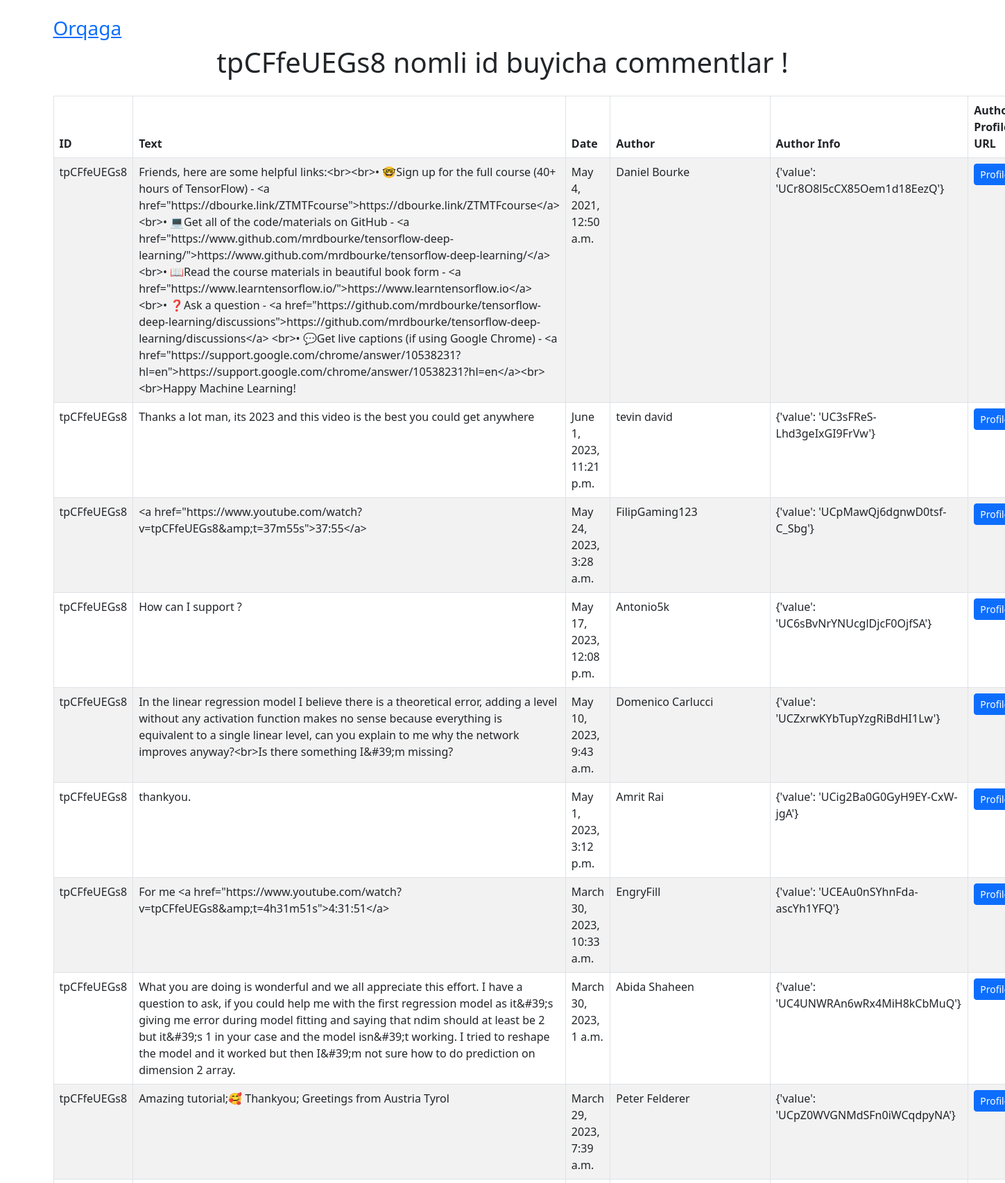
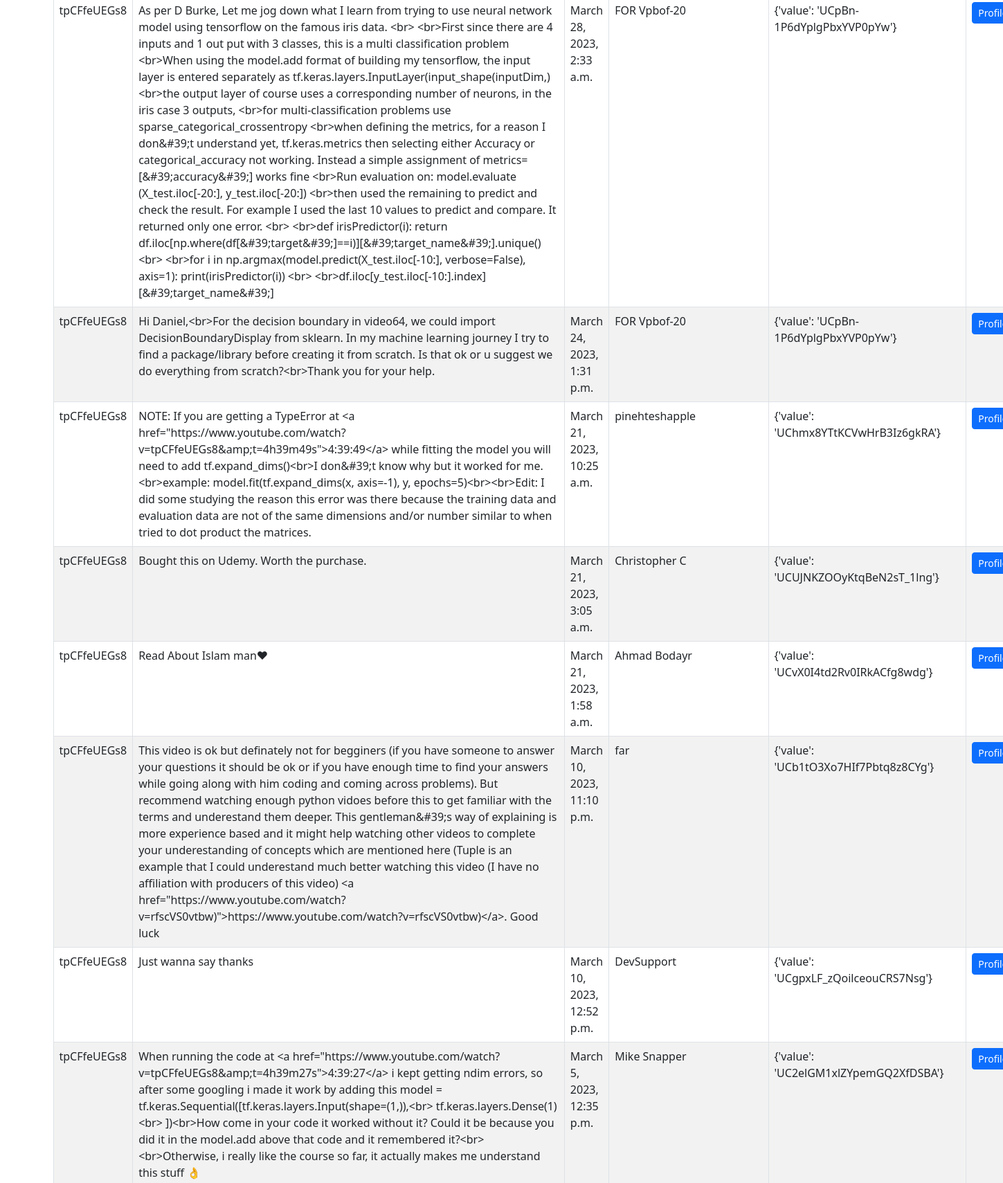
/comment/5/ (upper part), run on the app's committed database (2 pictures, top to bottom).
### youtube/models.py (models this page shows, shortened)
class YouTobeModel(models.Model):
    video_id = models.CharField(max_length=100, unique=True, db_index=True)
    channelTitle = models.CharField(max_length=1000)
    title = models.CharField(max_length=1000)
    viewCount = models.IntegerField()
    description = models.TextField()

class Comment(models.Model):
    text_id = models.TextField()
    text = models.TextField()
    date = models.DateTimeField()
    author = models.CharField(max_length = 1000)
    author_info = models.CharField(max_length=1000)
    author_profile_url = models.URLField()

### youtube/views.py (the view)
# urls.py: path('comment/<int:pk>/', comment, name='comment'),
def comment(request, pk):
    comment_obj = get_object_or_404(YouTobeModel, pk=pk)
    video_id = comment_obj.video_id
    comments = Comment.objects.filter(text_id=video_id)
    return render(request, 'comment.html', {'video_id': video_id, 'comments': comments})

### youtube/templates/comment.html (shortened to what this page needs)
<!DOCTYPE html>
<html lang="en">
<head>
    <link rel="stylesheet" href="https://cdn.jsdelivr.net/npm/bootstrap@5.3.0/dist/css/bootstrap.min.css">
</head>
<body>
    <div class="container">
        <h3 class="mt-4"> <a href="{% url 'home' %}">Orqaga</a></h3>
        <h1 style="text-align: center;">{{ video_id }} nomli id buyicha commentlar !</h1>
        <table class="table table-striped table-bordered mt-4">
            <thead class="thead-dark">
                <tr>
                    <th scope="col">ID</th>
                    <th scope="col">Text</th>
                    <th scope="col">Date</th>
                    <th scope="col">Author</th>
                    <th scope="col">Author Info</th>
                    <th scope="col">Author Profile URL</th>
                </tr>
            </thead>
            <tbody>
                {% for comment in comments %}
                <tr>
                    <td>{{ comment.text_id }}</td>
                    <td>{{ comment.text }}</td>
                    <td>{{ comment.date }}</td>
                    <td>{{ comment.author }}</td>
                    <td>{{ comment.author_info }}</td>
                    <td><a href="{{ comment.author_profile_url }}" class="btn btn-primary btn-sm">Profile</a></td>
                </tr>
                {% endfor %}
            </tbody>
        </table>
    </div>
</body>
</html>

### data on the page
YouTobeModel: video "tpCFfeUEGs8"
Comment: text_id "tpCFfeUEGs8", text "Friends, here are some helpful links:<br><br>• 🤓Sign up for the full course (40+ hours of TensorFlow) - <a href=\"https://dbourke.link/ZTMTFcourse\">https://dbourke.link/ZTMTFcourse</a> <br>• 💻Get all of the code/materials on GitHub - <a href=\"https://www.github.com/mrdbourke/tensorflow-deep-learning/\">https://www.github.com/mrdbourke/tensorflow-deep-learning/</a><br>• 📖Read the course materials in beautiful book form - <a href=\"https://www.learntensorflow.io/\">https://www.learntensorflow.io</a><br>• ❓Ask a question - <a href=\"https://github.com/mrdbourke/tensorflow-deep-learning/discussions\">https://github.com/mrdbourke/tensorflow-deep-learning/discussions</a> <br>• 💬Get live captions (if…", date "May 4, 2021, 12:50 a.m.", author "Daniel Bourke", author_info "{'value': 'UCr8O8l5cCX85Oem1d18EezQ'}"
Comment: text_id "tpCFfeUEGs8", text "Thanks a lot man, its 2023 and this video is the best you could get anywhere", date "June 1, 2023, 11:21 p.m.", author "tevin david", author_info "{'value': 'UC3sFReS-Lhd3geIxGI9FrVw'}"
Comment: text_id "tpCFfeUEGs8", text "<a href=\"https://www.youtube.com/watch?v=tpCFfeUEGs8&amp;t=37m55s\">37:55</a>", date "May 24, 2023, 3:28 a.m.", author "FilipGaming123", author_info "{'value': 'UCpMawQj6dgnwD0tsf-C_Sbg'}"
Comment: text_id "tpCFfeUEGs8", text "How can I support ?", date "May 17, 2023, 12:08 p.m.", author "Antonio5k", author_info "{'value': 'UC6sBvNrYNUcglDjcF0OjfSA'}"
Comment: text_id "tpCFfeUEGs8", text "In the linear regression model I believe there is a theoretical error, adding a level without any activation function makes no sense because everything is equivalent to a single linear level, can you explain to me why the network improves anyway?<br>Is there something I&#39;m missing?", date "May 10, 2023, 9:43 a.m.", author "Domenico Carlucci", author_info "{'value': 'UCZxrwKYbTupYzgRiBdHI1Lw'}"
Comment: text_id "tpCFfeUEGs8", text "thankyou.", date "May 1, 2023, 3:12 p.m.", author "Amrit Rai", author_info "{'value': 'UCig2Ba0G0GyH9EY-CxW-jgA'}"
Comment: text_id "tpCFfeUEGs8", text "For me <a href=\"https://www.youtube.com/watch?v=tpCFfeUEGs8&amp;t=4h31m51s\">4:31:51</a>", date "March 30, 2023, 10:33 a.m.", author "EngryFill", author_info "{'value': 'UCEAu0nSYhnFda-ascYh1YFQ'}"
Comment: text_id "tpCFfeUEGs8", text "What you are doing is wonderful and we all appreciate this effort. I have a question to ask, if you could help me with the first regression model as it&#39;s giving me error during model fitting and saying that ndim should at least be 2 but it&#39;s 1 in your case and the model isn&#39;t working. I tried to reshape the model and it worked but then I&#39;m not sure how to do prediction on dimension 2 array.", date "March 30, 2023, 1 a.m.", author "Abida Shaheen", author_info "{'value': 'UC4UNWRAn6wRx4MiH8kCbMuQ'}"
Comment: text_id "tpCFfeUEGs8", text "Amazing tutorial;🥰 Thankyou; Greetings from Austria Tyrol", date "March 29, 2023, 7:39 a.m.", author "Peter Felderer", author_info "{'value': 'UCpZ0WVGNMdSFn0iWCqdpyNA'}"
Comment: text_id "tpCFfeUEGs8", text "As per D Burke, Let me jog down what I learn from trying to use neural network model using tensorflow on the famous iris data. <br> <br>First since there are 4 inputs and 1 out put with 3 classes, this is a multi classification problem <br>When using the model.add format of building my tensorflow, the input layer is entered separately as tf.keras.layers.InputLayer(input_shape(inputDim,) <br>the output layer of course uses a corresponding number of neurons, in the iris case 3 outputs, <br>for multi-classification problems use sparse_categorical_crossentropy <br>when defining the metrics, for a reason I don&#39;t understand yet, tf.keras.metrics then selecting either Accuracy or…", date "March 28, 2023, 2:33 a.m.", author "FOR Vpbof-20", author_info "{'value': 'UCpBn-1P6dYplgPbxYVP0pYw'}"
Comment: text_id "tpCFfeUEGs8", text "Hi Daniel,<br>For the decision boundary in video64, we could import DecisionBoundaryDisplay from sklearn. In my machine learning journey I try to find a package/library before creating it from scratch. Is that ok or u suggest we do everything from scratch?<br>Thank you for your help.", date "March 24, 2023, 1:31 p.m.", author "FOR Vpbof-20", author_info "{'value': 'UCpBn-1P6dYplgPbxYVP0pYw'}"
Comment: text_id "tpCFfeUEGs8", text "NOTE: If you are getting a TypeError at <a href=\"https://www.youtube.com/watch?v=tpCFfeUEGs8&amp;t=4h39m49s\">4:39:49</a> while fitting the model you will need to add tf.expand_dims()<br>I don&#39;t know why but it worked for me.<br>example: model.fit(tf.expand_dims(x, axis=-1), y, epochs=5)<br><br>Edit: I did some studying the reason this error was there because the training data and evaluation data are not of the same dimensions and/or number similar to when tried to dot product the matrices.", date "March 21, 2023, 10:25 a.m.", author "pinehteshapple", author_info "{'value': 'UChmx8YTtKCVwHrB3Iz6gkRA'}"
Comment: text_id "tpCFfeUEGs8", text "Bought this on Udemy. Worth the purchase.", date "March 21, 2023, 3:05 a.m.", author "Christopher C", author_info "{'value': 'UCUJNKZOOyKtqBeN2sT_1lng'}"
Comment: text_id "tpCFfeUEGs8", text "Read About Islam man❤", date "March 21, 2023, 1:58 a.m.", author "Ahmad Bodayr", author_info "{'value': 'UCvX0I4td2Rv0IRkACfg8wdg'}"
Comment: text_id "tpCFfeUEGs8", text "This video is ok but definately not for begginers (if you have someone to answer your questions it should be ok or if you have enough time to find your answers while going along with him coding and coming across problems). But recommend watching enough python vidoes before this to get familiar with the terms and underestand them deeper. This gentleman&#39;s way of explaining is more experience based and it might help watching other videos to complete your underestanding of concepts which are mentioned here (Tuple is an example that I could underestand much better watching this video (I have no affiliation with producers of this video) <a…", date "March 10, 2023, 11:10 p.m.", author "far", author_info "{'value': 'UCb1tO3Xo7HIf7Pbtq8z8CYg'}"
Comment: text_id "tpCFfeUEGs8", text "Just wanna say thanks", date "March 10, 2023, 12:52 p.m.", author "DevSupport", author_info "{'value': 'UCgpxLF_zQoilceouCRS7Nsg'}"
Comment: text_id "tpCFfeUEGs8", text "When running the code at <a href=\"https://www.youtube.com/watch?v=tpCFfeUEGs8&amp;t=4h39m27s\">4:39:27</a> i kept getting ndim errors, so after some googling i made it work by adding this model = tf.keras.Sequential([tf.keras.layers.Input(shape=(1,)),<br> tf.keras.layers.Dense(1)<br> ])<br>How come in your code it worked without it? Could it be because you did it in the model.add above that code and it remembered it?<br><br>Otherwise, i really like the course so far, it actually makes me understand this stuff 👌", date "March 5, 2023, 12:35 p.m.", author "Mike Snapper", author_info "{'value': 'UC2elGM1xlZYpemGQ2XfDSBA'}"
